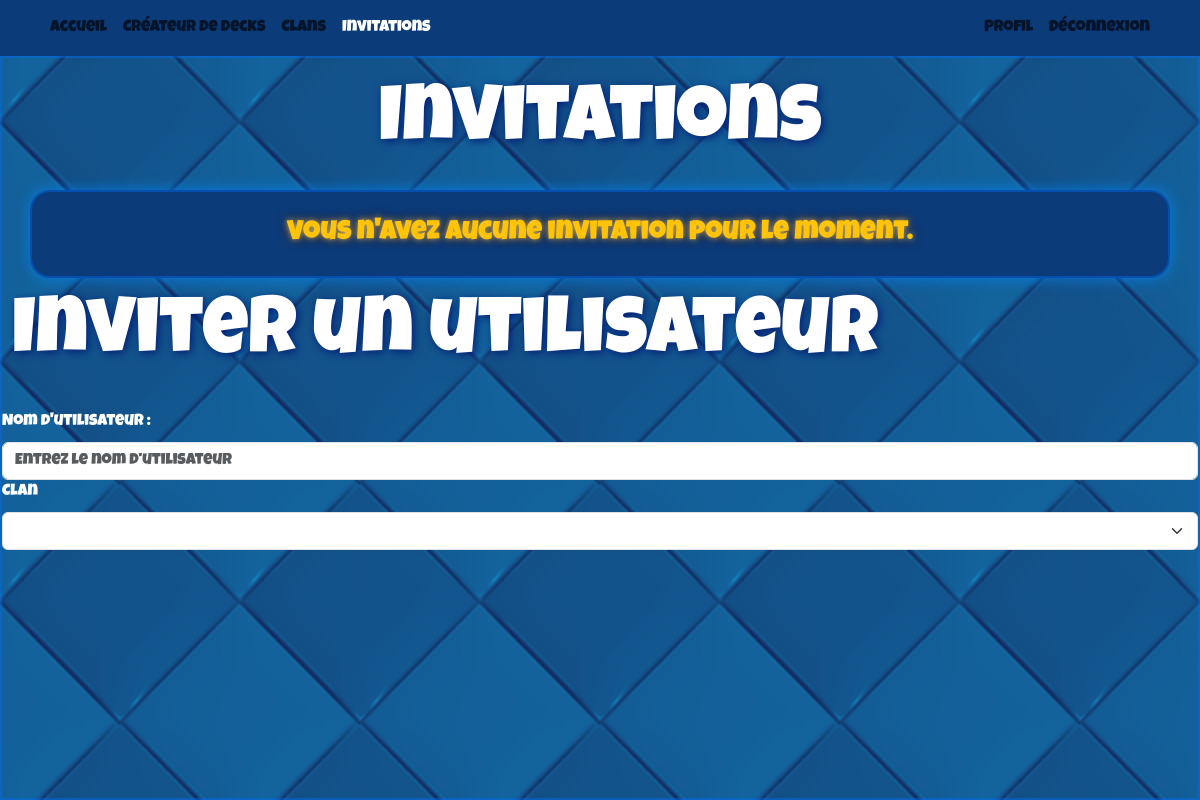
/index.php?action=afficherInvitations (signed in), run on an earlier commit of the app's database.
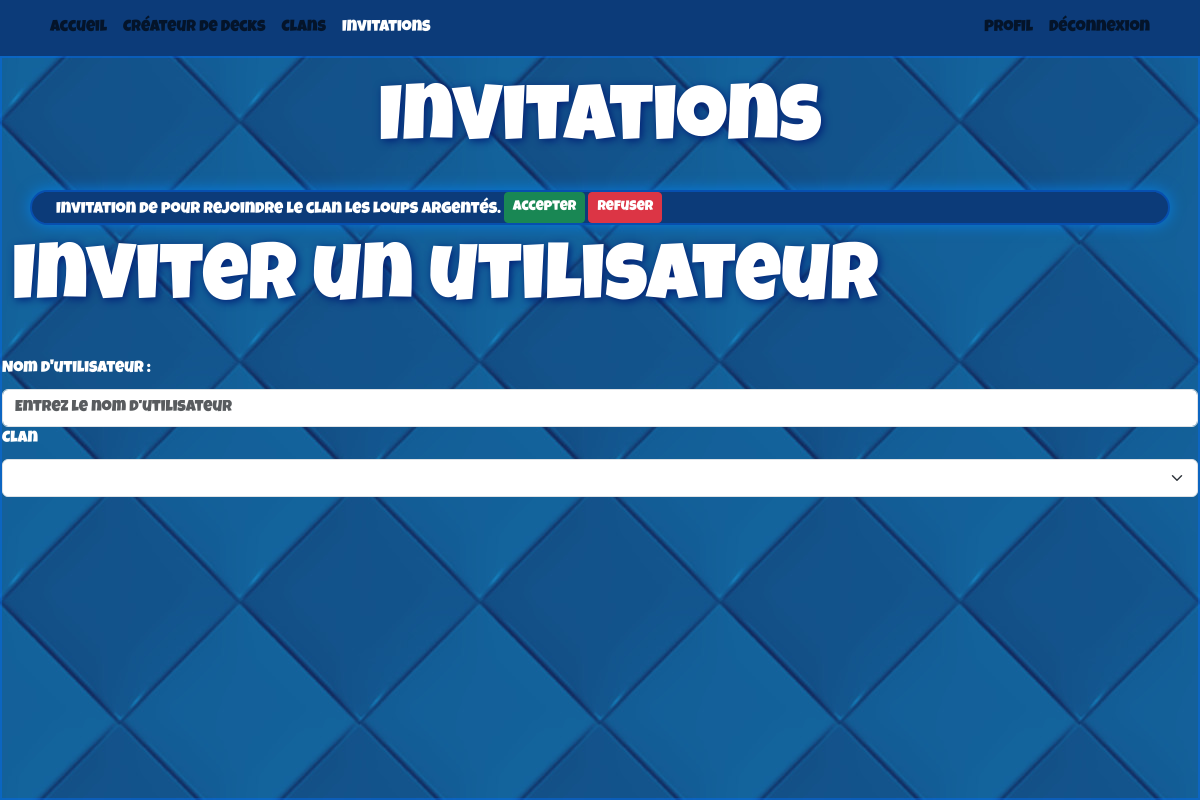
And on a later commit of the database.
### tables this page shows
CREATE TABLE Invitation(
    Id_Invitation INT AUTO_INCREMENT,
    Id_Utilisateur INT NOT NULL,
    Id_Utilisateur_1 INT NOT NULL,
    Id_Clan INT NOT NULL,
    PRIMARY KEY(Id_Invitation),
    FOREIGN KEY(Id_Utilisateur) REFERENCES Utilisateur(Id_Utilisateur),
    FOREIGN KEY(Id_Utilisateur_1) REFERENCES Utilisateur(Id_Utilisateur),
    FOREIGN KEY(Id_Clan) REFERENCES Clan(Id_Clan)
);

CREATE TABLE Clan(
    Id_Clan INT AUTO_INCREMENT,
    nom_clan VARCHAR(150)  NOT NULL,
    description_clan VARCHAR(500)  NOT NULL,
    PRIMARY KEY(Id_Clan)
);

### controleur/controleur.php (called while the page is built, shortened)
<?php
function afficherInvitations()
{
    require 'vue/invitation.php';
}

### modele/modeleInvitation.php (called while the page is built, shortened)
<?php
class ModeleInvitation
{
    public static function ObtenirInvitationsParUtilisateur($idUtilisateur)
    {
        $connexion = BD::ObtenirConnexion();
        $req = $connexion->prepare(
            "SELECT * FROM Invitation WHERE Id_Utilisateur = :idUtilisateur"
        );
        $req->bindParam(':idUtilisateur', $idUtilisateur);
        $req->execute();
        return $req;
    }
}
?>

### modele/modeleClan.php (called while the page is built, shortened)
<?php
class ModeleClan
{
    public static function ObtenirClanParId($idClan)
    {
        $connexion = BD::ObtenirConnexion();
        $req = $connexion->prepare(
            "SELECT * FROM Clan WHERE Id_Clan = :Id_Clan"
        );
        $req->bindParam(':Id_Clan', $idClan);
        $req->execute();
        return $req;
    }
}
?>

### vue/invitation.php (the view, shortened to what this page needs)
<?php $titreOnglet = 'Invitations';
require_once "modele/modeleInvitation.php";
require_once "modele/modeleClan.php" ?>
<?php ob_start();
$requeteInvitation = ModeleInvitation::ObtenirInvitationsParUtilisateur($_SESSION['utilisateur']['Id_Utilisateur']);
$invitations = $requeteInvitation->fetch();
?>
<h1 class="text-center big-goofy-title"><?php echo $titreOnglet; ?></h1>
<div class="container bg-blue-900 tableau">
    <div class="container bg-blue-900">
        <div>
            <? if ($invitations == null) {
                echo "<h2 class='text-center'>Vous n'avez aucune invitation pour le moment.</h2>";
            } else {
                do { ?>
                    <div data-id="<?= $invitations['Id_Invitation'] ?>">
                        <?php
                        $requetenom = ModeleUtilisateurs::ObtenirTout($invitations['Id_Utilisateur_Emetteur']);
                        $requeteClan = ModeleClan::ObtenirClanParId($invitations['Id_Clan']);
                        $clan = $requeteClan->fetch();
                        $utilisateur = $requetenom->fetch();
                        echo "Invitation de " . $utilisateur['nom'] .
                            " pour rejoindre le clan " . $clan['nom_clan'] . ". ";
                        ?>
                        <button class="btn btn-success btn-sm accepter-invitation" data-id="<?= $invitations['Id_Invitation'] ?>">Accepter</button>
                        <button class="btn btn-danger btn-sm refuser-invitation" data-id="<?= $invitations['Id_Invitation'] ?>">Refuser</button>
                    </div>
            <?php } while ($invitations = $requeteInvitation->fetch());
            } ?>
        </div>
    </div>
</div>
<form method=" action="index.php?action=envoyerInvitation" class="needs-validation" novalidate id="form-inviter">
    <h1 class="big-goofy-title"> Inviter un utilisateur </h1>
    <div class="mb-3 mt-3">
        <label for="nomUtilisateur" class="form-label">Nom d'utilisateur&nbsp;:</label>
        <input type="text" class="form-control" id="nomUtilisateur" placeholder="Entrez le nom d'utilisateur" name="nomUtilisateur" required minlength="3" maxlength="45">
        <label for="clan" class="form-label">Clan</label>
        <select class="form-select" id="clan" name="clan" required>
            <option value="" disabled selected><?php ModeleClan::ObtenirClanUtilisateur($_SESSION['utilisateur']['Id_Utilisateur']); ?></option>
</form>
<?php $contenu = ob_get_clean(); ?>
<?php require 'vue/gabarit.php'; ?>

### index.php (shortened to what this page needs)
<?php
require_once 'controleur/controleur.php';
try {
    switch ($_GET['action']) {
        case 'afficherInvitations':
            afficherInvitations();
            break;
    }
} catch (PDOException $e) {
    if (http_response_code() < 400) {
        http_response_code(500);
    }
    $msgErreur = $e->getMessage();
    require 'vue/erreur.php';
} catch (Exception $ex) {
    if (http_response_code() < 400) {
        http_response_code(500);
    }
    $msgErreur = $ex->getMessage();
    require 'vue/erreur.php';
}

### vue/gabarit.php (shortened to what this page needs)
<!DOCTYPE html>
<html lang="fr">
<head>
    <link rel="stylesheet" href="css/style.css">
    <link href="https://cdn.jsdelivr.net/npm/bootstrap@5.3.8/dist/css/bootstrap.min.css" rel="stylesheet">
</head>
<body class="d-flex flex-column min-vh-100 p-0 m-0">
    <header class="bg-primary">
        <?php
        require_once 'vue/menu.php';
        ?>
    </header>
    <main class="pt-2 flex-fill bg-light">
        <?php
        echo $contenu;
        ?>
    </main>
</body>
</html>

### vue/menu.php (shortened to what this page needs)
<nav class="navbar navbar-expand-sm bg-blue-900" aria-label="Navigation principale">
    <div class="container">
        <div class="collapse navbar-collapse" id="navbar">
            <ul class="navbar-nav me-auto">
                <li class="nav-item">
                    <a
                        class="nav-link <?php NavClass("afficherPageAccueil"); ?> <?php NavClassDefault(); ?>"
                        href="index.php?action=afficherPageAccueil">
                        Accueil
                    </a>
                </li>
                <?php if (estConnecte()) { ?>
                <li class="nav-item">
                    <a
                        class="nav-link <?php NavClass("afficherDecksBuilder"); ?>"
                        href="index.php?action=afficherDecksBuilder">
                        Créateur de Decks
                    </a>
                </li>
                <li class="nav-item">
                    <a
                        class="nav-link <?php NavClass("afficherClan"); ?>"
                        href="index.php?action=afficherClan">
                        Clans
                    </a>
                </li>
                <li class="nav-item">
                    <a
                        class="nav-link <?php NavClass("afficherInvitations"); ?>"
                        href="index.php?action=afficherInvitations">
                        Invitations
                    </a>
                <?php } ?>
            </ul>
            <ul class="navbar-nav">
                <?php if (estConnecte()) { ?>
                <li class="nav-item">
                    <a
                        class="nav-link <?php NavClass("afficherPageProfil"); ?>"
                        href="index.php?action=afficherPageProfil">
                        Profil
                    </a>
                </li>
                <li class="nav-item">
                    <a
                        class="nav-link <?php NavClass("deconnecter"); ?>"
                        href="index.php?action=deconnecter">
                        Déconnexion
                    </a>
                </li>
                <?php } ?>
            </ul>
        </div>
    </div>
</nav>
<?php
function NavClass($menu)
{
    if (isset($_GET['action']) && $_GET['action'] === $menu) {
        echo ' active ';
    }
}
function NavClassDefault()
{
    if (!isset($_GET['action'])) {
        echo ' active ';
    }
}
function estConnecte()
{
    return isset($_SESSION['utilisateur']);
}
?>

### css/style.css (style rules this page uses)
body, main { font-family: 'Luckiest Guy', cursive; color: white; background-image: url("../Images/Autres/Background.jpg"); background-repeat: repeat; background-size: auto; background-attachment: fixed; }
header { font-family: 'Luckiest Guy', cursive; }
.nav-link.active { color: #ffffff !important; }
main { border: 2px solid rgba(0, 110, 255, 0.4); padding-bottom: 20px; }
.tableau { border-radius: 20px; border: 2px solid rgba(0, 110, 255, 0.4); box-shadow: 0 0 15px rgba(0, 140, 255, 0.7); }
.bg-blue-900 { background-color: #0c3b79; }
.big-goofy-title { font-size: 5rem; text-shadow: 2px 2px 8px rgb(2, 29, 117); stroke: url(#ffffff); padding: 10px; }
h2.text-center { font-family: 'Luckiest Guy', cursive; font-size: 1.7rem; line-height: 1.6; text-align: center; max-width: 900px; margin: 20px auto; color: rgb(255, 195, 10); text-shadow: 0 0 6px rgba(255, 230, 120, 0.7), 0 0 12px rgb(74, 27, 1); }

What changed in the data, as far as the page shows it:
added invitation: Id_Clan.nom_clan "Les Loups Argentés"
Also different on the page:
text no longer shown: "Vous n'avez aucune invitation pour le moment."
